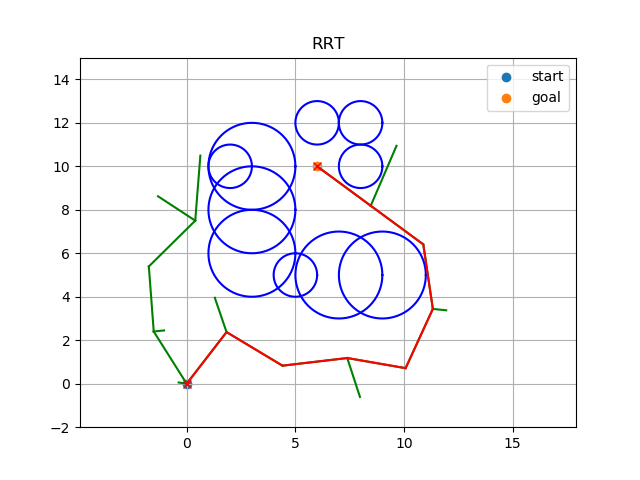

This chart was generated by the following Python code:
import math
import random
import matplotlib.pyplot as plt
import numpy as np

verbose = True


class RRT:

    class Node:

        def __init__(self, x, y):
            self.x = x
            self.y = y
            self.path_x = []
            self.path_y = []
            self.parent = None

    def __init__(self,
                 start,
                 goal,
                 obstacle_list,
                 rand_area,
                 expand_dis=3.0,
                 path_resolution=0.5,
                 goal_sample_rate=5,
                 max_iter=500):

        self.start = self.Node(start[0], start[1])
        self.end = self.Node(goal[0], goal[1])
        self.min_rand = rand_area[0]
        self.max_rand = rand_area[1]
        self.expand_dis = expand_dis
        self.path_resolution = path_resolution
        self.goal_sample_rate = goal_sample_rate
        self.max_iter = max_iter
        self.obstacle_list = obstacle_list
        self.node_list = []

    def planning(self, animation=True):


        self.node_list = [self.start]
        for i in range(self.max_iter):
            print(i)
            rnd_node = self.get_random_node()
            nearest_ind = self.get_nearest_node_index(self.node_list, rnd_node)
            nearest_node = self.node_list[nearest_ind]

            new_node = self.steer(nearest_node, rnd_node, self.expand_dis)

            if self.check_collision(new_node, self.obstacle_list):
                self.node_list.append(new_node)

            if animation and i % 5 == 0:
                self.draw_graph(rnd_node)

            if self.calc_dist_to_goal(self.node_list[-1].x,
                                      self.node_list[-1].y) <= self.expand_dis:
                final_node = self.steer(self.node_list[-1], self.end,
                                        self.expand_dis)
                if self.check_collision(final_node, self.obstacle_list):
                    return self.generate_final_course(len(self.node_list) - 1)

            if animation and i % 5:
                self.draw_graph(rnd_node)

        return None

    def steer(self, from_node, to_node, extend_length=float("inf")):

        new_node = self.Node(from_node.x, from_node.y)
        d, theta = self.calc_distance_and_angle(new_node, to_node)

        new_node.path_x = [new_node.x]
        new_node.path_y = [new_node.y]

        if extend_length > d:
            extend_length = d

        n_expand = math.floor(extend_length / self.path_resolution)

        for _ in range(n_expand):
            new_node.x += self.path_resolution * math.cos(theta)
            new_node.y += self.path_resolution * math.sin(theta)
            new_node.path_x.append(new_node.x)
            new_node.path_y.append(new_node.y)

        d, _ = self.calc_distance_and_angle(new_node, to_node)
        if d <= self.path_resolution:
            new_node.path_x.append(to_node.x)
            new_node.path_y.append(to_node.y)
            new_node.x = to_node.x
            new_node.y = to_node.y

        new_node.parent = from_node

        return new_node

    def generate_final_course(self, goal_ind):
        path = [[self.end.x, self.end.y]]
        node = self.node_list[goal_ind]
        while node.parent is not None:
            path.append([node.x, node.y])
            node = node.parent
        path.append([node.x, node.y])

        return path

    def calc_dist_to_goal(self, x, y):
        dx = x - self.end.x
        dy = y - self.end.y
        return math.hypot(dx, dy)

    def get_random_node(self):
        if random.randint(0, 100) > self.goal_sample_rate:
            rnd = self.Node(
                random.uniform(self.min_rand, self.max_rand),
                random.uniform(self.min_rand, self.max_rand))
        else:  # goal point sampling
            rnd = self.Node(self.end.x, self.end.y)
        return rnd

    def draw_graph(self, rnd=None):
        plt.clf()
        plt.gcf().canvas.mpl_connect(
            'key_release_event',
            lambda event: [exit(0) if event.key == 'escape' else None])
        if rnd is not None:
            plt.plot(rnd.x, rnd.y, "^k")
        for node in self.node_list:
            if node.parent:
                plt.plot(node.path_x, node.path_y, "-g")

        for (ox, oy, size) in self.obstacle_list:
            self.plot_circle(ox, oy, size)

        plt.plot(self.start.x, self.start.y, "xr")
        plt.plot(self.end.x, self.end.y, "xr")
        plt.axis("equal")
        plt.axis([-2, 15, -2, 15])
        plt.grid(True)
        plt.pause(0.01)

    @staticmethod
    def plot_circle(x, y, size, color="-b"):
        deg = list(range(0, 360, 5))
        deg.append(0)
        xl = [x + size * math.cos(np.deg2rad(d)) for d in deg]
        yl = [y + size * math.sin(np.deg2rad(d)) for d in deg]
        plt.plot(xl, yl, color)

    @staticmethod
    def get_nearest_node_index(node_list, rnd_node):
        dlist = [(node.x - rnd_node.x)**2 + (node.y - rnd_node.y)**2
                 for node in node_list]
        minind = dlist.index(min(dlist))

        return minind

    @staticmethod
    def check_collision(node, obstacleList):

        if node is None:
            return False

        for (ox, oy, size) in obstacleList:
            dx_list = [ox - x for x in node.path_x]
            dy_list = [oy - y for y in node.path_y]
            d_list = [dx * dx + dy * dy for (dx, dy) in zip(dx_list, dy_list)]

            if min(d_list) <= size**2:
                return False  # collision

        return True  # safe

    @staticmethod
    def calc_distance_and_angle(from_node, to_node):
        dx = to_node.x - from_node.x
        dy = to_node.y - from_node.y
        d = math.hypot(dx, dy)
        theta = math.atan2(dy, dx)
        return d, theta


def main():
    gx=6.0
    gy=10.0

    obstacleList = [
        (5, 5, 1),
        (3, 6, 2),
        (3, 8, 2),
        (3, 10, 2),
        (7, 5, 2),
        (9, 5, 2),
        (8, 10, 1),
        (6, 12, 1),
        (2, 10, 1),
        (8, 12, 1),
    ]

    rrt = RRT(
        start=[0, 0],
        goal=[gx, gy],
        rand_area=[-2, 15],
        obstacle_list=obstacleList)
    path = rrt.planning(animation=verbose)

    if path is None:
        print("No path found")
    else:
        
        if verbose:
            rrt.draw_graph()
            plt.plot([x for (x, y) in path], [y for (x, y) in path], '-r')
            plt.grid(True)
            plt.pause(0.01) 
            plt.title('RRT')
            plt.scatter(0, 0, label='start')
            plt.scatter(gx, gy, label='goal')
            plt.legend()
            plt.savefig('rrt.png')


if __name__ == '__main__':
    main()
